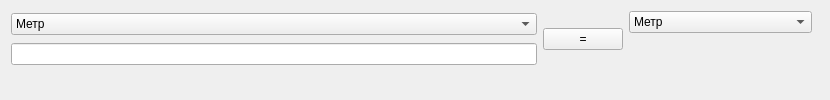
<?xml version="1.0" encoding="UTF-8"?>
<ui version="4.0">
 <class>Form</class>
 <widget class="QWidget" name="Form">
  <property name="geometry">
   <rect>
    <x>0</x>
    <y>0</y>
    <width>830</width>
    <height>100</height>
   </rect>
  </property>
  <property name="windowTitle">
   <string>Конвертор длин</string>
  </property>
  <widget class="QWidget" name="layoutWidget">
   <property name="geometry">
    <rect>
     <x>11</x>
     <y>11</y>
     <width>801</width>
     <height>57</height>
    </rect>
   </property>
   <layout class="QHBoxLayout" name="horizontalLayout_3">
    <item>
     <layout class="QVBoxLayout" name="verticalLayout">
      <item>
       <widget class="QComboBox" name="input_step">
        <item>
         <property name="text">
          <string>Метр</string>
         </property>
        </item>
        <item>
         <property name="text">
          <string>Километр</string>
         </property>
        </item>
        <item>
         <property name="text">
          <string>Дециметр</string>
         </property>
        </item>
        <item>
         <property name="text">
          <string>Сантиметр</string>
         </property>
        </item>
        <item>
         <property name="text">
          <string>Миллиметр</string>
         </property>
        </item>
        <item>
         <property name="text">
          <string>Микрометр</string>
         </property>
        </item>
        <item>
         <property name="text">
          <string>Нанометр</string>
         </property>
        </item>
        <item>
         <property name="text">
          <string>Пикометр</string>
         </property>
        </item>
        <item>
         <property name="text">
          <string>Фемтометр</string>
         </property>
        </item>
        <item>
         <property name="text">
          <string>Лига</string>
         </property>
        </item>
        <item>
         <property name="text">
          <string>Миля</string>
         </property>
        </item>
        <item>
         <property name="text">
          <string>Ярд</string>
         </property>
        </item>
        <item>
         <property name="text">
          <string>Инспекционный фут</string>
         </property>
        </item>
        <item>
         <property name="text">
          <string>Фут</string>
         </property>
        </item>
        <item>
         <property name="text">
          <string>Дюйм</string>
         </property>
        </item>
        <item>
         <property name="text">
          <string>Миля</string>
         </property>
        </item>
        <item>
         <property name="text">
          <string>Морская миля</string>
         </property>
        </item>
        <item>
         <property name="text">
          <string>Радиус Земли</string>
         </property>
        </item>
        <item>
         <property name="text">
          <string>Радиус Солнца</string>
         </property>
        </item>
        <item>
         <property name="text">
          <string>Световой месяц</string>
         </property>
        </item>
        <item>
         <property name="text">
          <string>Световая минута</string>
         </property>
        </item>
        <item>
         <property name="text">
          <string>Астрономическая единица</string>
         </property>
        </item>
        <item>
         <property name="text">
          <string>Световой час</string>
         </property>
        </item>
        <item>
         <property name="text">
          <string>Световые сутки</string>
         </property>
        </item>
        <item>
         <property name="text">
          <string>Световая неделя</string>
         </property>
        </item>
        <item>
         <property name="text">
          <string>Световой год</string>
         </property>
        </item>
        <item>
         <property name="text">
          <string>Парсек</string>
         </property>
        </item>
       </widget>
      </item>
      <item>
       <layout class="QHBoxLayout" name="horizontalLayout">
        <item>
         <widget class="QLineEdit" name="input"/>
        </item>
       </layout>
      </item>
     </layout>
    </item>
    <item>
     <widget class="QPushButton" name="res">
      <property name="text">
       <string>=</string>
      </property>
     </widget>
    </item>
    <item>
     <layout class="QVBoxLayout" name="verticalLayout_3">
      <item>
       <widget class="QComboBox" name="output_step">
        <item>
         <property name="text">
          <string>Метр</string>
         </property>
        </item>
        <item>
         <property name="text">
          <string>Километр</string>
         </property>
        </item>
        <item>
         <property name="text">
          <string>Дециметр</string>
         </property>
        </item>
        <item>
         <property name="text">
          <string>Сантиметр</string>
         </property>
        </item>
        <item>
         <property name="text">
          <string>Миллиметр</string>
         </property>
        </item>
        <item>
         <property name="text">
          <string>Микрометр</string>
         </property>
        </item>
        <item>
         <property name="text">
          <string>Нанометр</string>
         </property>
        </item>
        <item>
         <property name="text">
          <string>Пикометр</string>
         </property>
        </item>
        <item>
         <property name="text">
          <string>Фемтометр</string>
         </property>
        </item>
        <item>
         <property name="text">
          <string>Лига</string>
         </property>
        </item>
        <item>
         <property name="text">
          <string>Миля</string>
         </property>
        </item>
        <item>
         <property name="text">
          <string>Морская миля</string>
         </property>
        </item>
        <item>
         <property name="text">
          <string>Ярд</string>
         </property>
        </item>
        <item>
         <property name="text">
          <string>Инспекционный фут</string>
         </property>
        </item>
        <item>
         <property name="text">
          <string>Фут</string>
         </property>
        </item>
        <item>
         <property name="text">
          <string>Дюйм</string>
         </property>
        </item>
        <item>
         <property name="text">
          <string>Миля</string>
         </property>
        </item>
        <item>
         <property name="text">
          <string>Радиус Земли</string>
         </property>
        </item>
        <item>
         <property name="text">
          <string>Радиус Солнца</string>
         </property>
        </item>
        <item>
         <property name="text">
          <string>Световой месяц</string>
         </property>
        </item>
        <item>
         <property name="text">
          <string>Световая минута</string>
         </property>
        </item>
        <item>
         <property name="text">
          <string>Астрономическая единица</string>
         </property>
        </item>
        <item>
         <property name="text">
          <string>Световой час</string>
         </property>
        </item>
        <item>
         <property name="text">
          <string>Световые сутки</string>
         </property>
        </item>
        <item>
         <property name="text">
          <string>Световая неделя</string>
         </property>
        </item>
        <item>
         <property name="text">
          <string>Световой год</string>
         </property>
        </item>
        <item>
         <property name="text">
          <string>Парсек</string>
         </property>
        </item>
       </widget>
      </item>
      <item>
       <widget class="QLabel" name="output">
        <property name="text">
         <string/>
        </property>
       </widget>
      </item>
     </layout>
    </item>
   </layout>
  </widget>
 </widget>
 <resources/>
 <connections/>
</ui>
